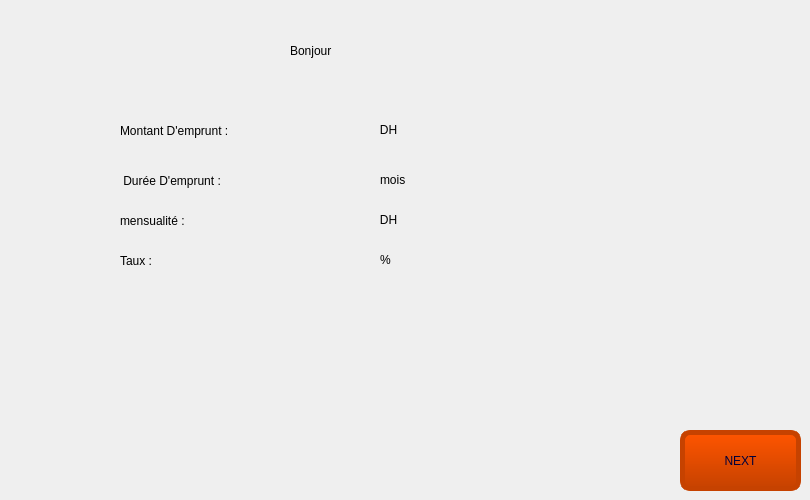
    <widget class="QWidget" name="page_7">
     <widget class="QLabel" name="label_57">
      <property name="geometry">
       <rect>
        <x>290</x>
        <y>30</y>
        <width>121</width>
        <height>41</height>
       </rect>
      </property>
      <property name="styleSheet">
       <string notr="true">font: 14pt &quot;Modern No. 20&quot;;</string>
      </property>
      <property name="text">
       <string>Bonjour </string>
      </property>
     </widget>
     <widget class="QLabel" name="label_58">
      <property name="geometry">
       <rect>
        <x>420</x>
        <y>30</y>
        <width>121</width>
        <height>41</height>
       </rect>
      </property>
      <property name="text">
       <string/>
      </property>
     </widget>
     <widget class="QLabel" name="label_59">
      <property name="geometry">
       <rect>
        <x>120</x>
        <y>110</y>
        <width>121</width>
        <height>41</height>
       </rect>
      </property>
      <property name="text">
       <string>Montant D'emprunt :</string>
      </property>
     </widget>
     <widget class="QLabel" name="label_60">
      <property name="geometry">
       <rect>
        <x>120</x>
        <y>160</y>
        <width>121</width>
        <height>41</height>
       </rect>
      </property>
      <property name="text">
       <string> Durée D'emprunt :</string>
      </property>
     </widget>
     <widget class="QLabel" name="label_61">
      <property name="geometry">
       <rect>
        <x>120</x>
        <y>200</y>
        <width>121</width>
        <height>41</height>
       </rect>
      </property>
      <property name="text">
       <string>mensualité :</string>
      </property>
     </widget>
     <widget class="QLabel" name="label_62">
      <property name="geometry">
       <rect>
        <x>120</x>
        <y>240</y>
        <width>121</width>
        <height>41</height>
       </rect>
      </property>
      <property name="text">
       <string>Taux :</string>
      </property>
     </widget>
     <widget class="QLabel" name="label_63">
      <property name="geometry">
       <rect>
        <x>240</x>
        <y>110</y>
        <width>121</width>
        <height>41</height>
       </rect>
      </property>
      <property name="text">
       <string/>
      </property>
     </widget>
     <widget class="QLabel" name="label_64">
      <property name="geometry">
       <rect>
        <x>240</x>
        <y>160</y>
        <width>121</width>
        <height>41</height>
       </rect>
      </property>
      <property name="text">
       <string/>
      </property>
     </widget>
     <widget class="QLabel" name="label_65">
      <property name="geometry">
       <rect>
        <x>230</x>
        <y>210</y>
        <width>121</width>
        <height>41</height>
       </rect>
      </property>
      <property name="text">
       <string/>
      </property>
     </widget>
     <widget class="QLabel" name="label_66">
      <property name="geometry">
       <rect>
        <x>240</x>
        <y>250</y>
        <width>121</width>
        <height>41</height>
       </rect>
      </property>
      <property name="text">
       <string/>
      </property>
     </widget>
     <widget class="QPushButton" name="pushButton_11">
      <property name="geometry">
       <rect>
        <x>680</x>
        <y>430</y>
        <width>121</width>
        <height>61</height>
       </rect>
      </property>
      <property name="cursor">
       <cursorShape>OpenHandCursor</cursorShape>
      </property>
      <property name="styleSheet">
       <string notr="true">color: rgb(0, 0, 58);
 border: none;
font: 18pt &quot;Sitka Small&quot;;
padding:10px 15px;
background-color: qlineargradient(x1: 0, y1: 0, x2: 0, y2: 1, stop: 0  rgb(255, 85, 0), stop: 1 rgb(198, 66, 0));
border-style: solid;
border-color: rgb(198, 66, 0);
border-width: 5px;
border-radius: 10px;</string>
      </property>
      <property name="text">
       <string>NEXT</string>
      </property>
     </widget>
     <widget class="QLabel" name="label_75">
      <property name="geometry">
       <rect>
        <x>370</x>
        <y>120</y>
        <width>51</width>
        <height>20</height>
       </rect>
      </property>
      <property name="text">
       <string>   DH</string>
      </property>
     </widget>
     <widget class="QLabel" name="label_76">
      <property name="geometry">
       <rect>
        <x>370</x>
        <y>210</y>
        <width>51</width>
        <height>20</height>
       </rect>
      </property>
      <property name="text">
       <string>   DH</string>
      </property>
     </widget>
     <widget class="QLabel" name="label_77">
      <property name="geometry">
       <rect>
        <x>380</x>
        <y>250</y>
        <width>51</width>
        <height>20</height>
       </rect>
      </property>
      <property name="text">
       <string>%</string>
      </property>
     </widget>
     <widget class="QLabel" name="label_78">
      <property name="geometry">
       <rect>
        <x>380</x>
        <y>170</y>
        <width>51</width>
        <height>20</height>
       </rect>
      </property>
      <property name="text">
       <string>mois</string>
      </property>
     </widget>
    </widget>
